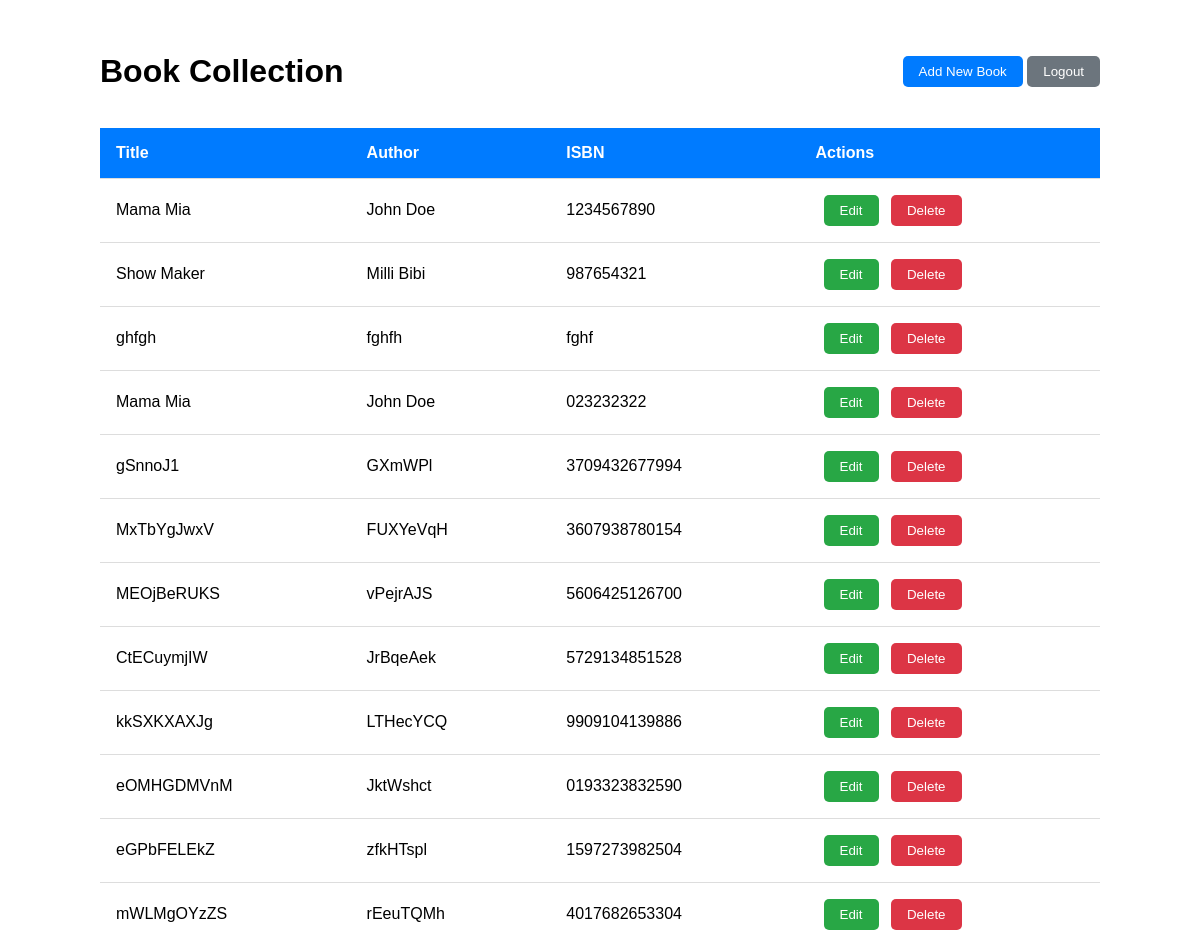
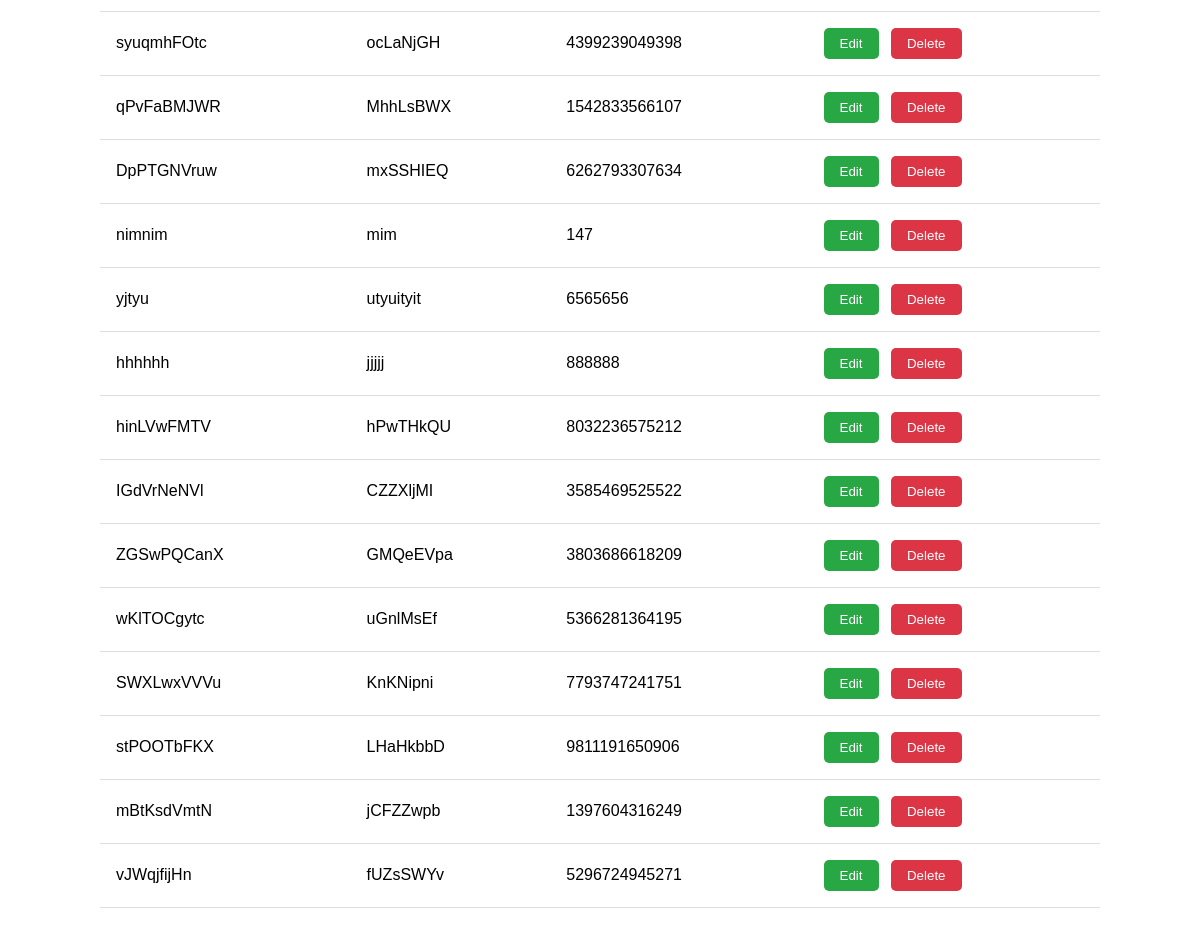
The page /books (signed in) on the database its author committed (2 pictures, top to bottom).
### app.py (models this page shows)
class Book(db.Model):
    id = db.Column(db.Integer, primary_key=True)
    title = db.Column(db.String(200), nullable=False)
    author = db.Column(db.String(200), nullable=False)
    isbn = db.Column(db.String(13), unique=True, nullable=False)
    created_at = db.Column(db.DateTime, default=datetime.utcnow)

### app.py (the view)
@app.route('/books')
def books():
    if 'user_id' not in session:
        return redirect(url_for('login'))
    books_list = Book.query.all()
    return render_template('books.html', books=books_list)

### templates/books.html (shortened to what this page needs)
<!DOCTYPE html>
<html lang="en">
<head>
</head>
<body>
<div class="header">
    <h1>Book Collection</h1>
    <div>
        <button id="add-book" class="add-btn" onclick="showAddForm()">Add New Book</button>
        <a href="/logout">
            <button id="logout" class="logout-btn">Logout</button>
        </a>
    </div>
</div>
<table>
    <thead>
    <tr>
        <th>Title</th>
        <th>Author</th>
        <th>ISBN</th>
        <th>Actions</th>
    </tr>
    </thead>
    <tbody id="books-list">
    {% for book in books %}
    <tr data-id="{{ book.id }}">
        <td>{{ book.title }}</td>
        <td>{{ book.author }}</td>
        <td>{{ book.isbn }}</td>
        <td class="actions">
            <button class="edit-btn"
                    onclick="editBook('{{ book.id }}', '{{ book.title }}', '{{ book.author }}', '{{ book.isbn }}')">Edit
            </button>
            <button class="delete-btn" onclick="deleteBook({{ book.id }})">Delete</button>
        </td>
    </tr>
    {% endfor %}
    </tbody>
</table>
</body>
</html>

### templates/books.html (style rules this page uses)
body { font-family: Arial, sans-serif; max-width: 1000px; margin: 2rem auto; }
.header { display: flex; justify-content: space-between; align-items: center; }
table { width: 100%; border-collapse: collapse; margin-top: 1rem; }
th, td { padding: 1rem; text-align: left; border-bottom: 1px solid #ddd; }
th { background: #007bff; color: white; }
.actions button { margin-left: 0.5rem; padding: 0.5rem 1rem; border: none; cursor: pointer; border-radius: 5px; }
.edit-btn { background: #28a745; color: white; }
.delete-btn { background: #dc3545; color: white; }
.logout-btn, .add-btn { padding: 0.5rem 1rem; border: none; cursor: pointer; border-radius: 5px; color: white; }
.logout-btn { background: #6c757d; }
.add-btn { background: #007bff; }

### rows shown on the page
Book: title "Mama Mia", author "John Doe", isbn "1234567890"
Book: title "Show Maker", author "Milli Bibi", isbn "987654321"
Book: title "ghfgh", author "fghfh", isbn "fghf"
Book: title "Mama Mia", author "John Doe", isbn "023232322"
Book: title "gSnnoJ1", author "GXmWPl", isbn "3709432677994"
Book: title "MxTbYgJwxV", author "FUXYeVqH", isbn "3607938780154"
Book: title "MEOjBeRUKS", author "vPejrAJS", isbn "5606425126700"
Book: title "CtECuymjIW", author "JrBqeAek", isbn "5729134851528"
Book: title "kkSXKXAXJg", author "LTHecYCQ", isbn "9909104139886"
Book: title "eOMHGDMVnM", author "JktWshct", isbn "0193323832590"
Book: title "eGPbFELEkZ", author "zfkHTspl", isbn "1597273982504"
Book: title "mWLMgOYzZS", author "rEeuTQMh", isbn "4017682653304"
Book: title "syuqmhFOtc", author "ocLaNjGH", isbn "4399239049398"
Book: title "qPvFaBMJWR", author "MhhLsBWX", isbn "1542833566107"
Book: title "DpPTGNVruw", author "mxSSHIEQ", isbn "6262793307634"
Book: title "nimnim", author "mim", isbn "147"
Book: title "yjtyu", author "utyuityit", isbn "6565656"
Book: title "hhhhhh", author "jjjjj", isbn "888888"
Book: title "hinLVwFMTV", author "hPwTHkQU", isbn "8032236575212"
Book: title "IGdVrNeNVl", author "CZZXljMI", isbn "3585469525522"
Book: title "ZGSwPQCanX", author "GMQeEVpa", isbn "3803686618209"
Book: title "wKlTOCgytc", author "uGnlMsEf", isbn "5366281364195"
Book: title "SWXLwxVVVu", author "KnKNipni", isbn "7793747241751"
Book: title "stPOOTbFKX", author "LHaHkbbD", isbn "9811191650906"
Book: title "mBtKsdVmtN", author "jCFZZwpb", isbn "1397604316249"
Book: title "vJWqjfijHn", author "fUZsSWYv", isbn "5296724945271"
